Frame 1 (no input): blank canvas, image omitted
Frame 60 (the mouse pressed at the canvas centre just before this capture): blank canvas, image omitted
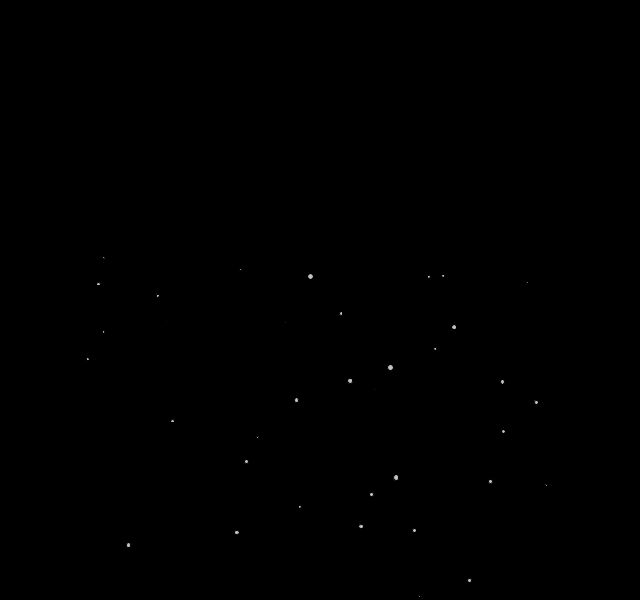
Frame 120 (the mouse held since frame 60 and released just before this capture)

The Processing sketch whose frames 1 and 60 were blank and that drew this single picture after the mouse press (run headless with seeded random() and noise(); from frame 60 on, the mouse is pressed at the canvas centre):

// Processing sketch: fireworks
// ── fireworks.pde
ArrayList<ParticleSystem> fireworks;

void setup() {
  size(640, 600);
  fireworks = new ArrayList<ParticleSystem>();
}

void draw() {
  background(0);
  for (int i=0; i< fireworks.size(); i++) {
    ParticleSystem f = fireworks.get(i);
    f.run();
  }
}

void mousePressed() {
  fireworks.add(new ParticleSystem(new PVector(mouseX, mouseY)));
}

// ── particle.pde
class Particle {
  PVector position;
  PVector velocity;
  PVector acceleration;
  float life, radius;

  Particle(PVector l) {
    acceleration = new PVector(0, 0.1);
    velocity = new PVector(random(-4, 4), random(-4, 4));
    position = l.copy();
    life = 255.0;
    radius = random(5)+1;
  }

  void run() {
    update();
    display();
  }

  void update() {
    velocity.add(acceleration);
    position.add(velocity);
    life -= 1.0;
  }

  void display() {
    fill(255, life);
    ellipse(position.x, position.y, radius, radius);
  }

  boolean isDead() {
    if (life < 0.0) {
      return true;
    } else {
      return false;
    }
  }
}

// ── system.pde
class ParticleSystem {
  ArrayList<Particle> particles;
  PVector origin;
  int totalParticles = 50;

  ParticleSystem(PVector position) {
    origin = position.copy();
    particles = new ArrayList<Particle>();
    for (int i = 0; i < totalParticles; i++) {
      particles.add(new Particle(origin));
    }
  }

  void run() {
    for (int i = 0; i < particles.size(); i++) {
      Particle p = particles.get(i);
      p.run();
      if (p.isDead()) {
        particles.remove(i);
      }
    }
  }
}
